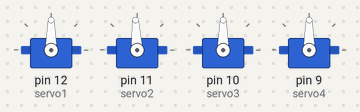
A sketch run on a simulated Arduino Uno, built with avr-gcc and run on an emulated ATmega328P. Parts: 4 × servo.

Above: at 0.1 s.
At 1.16 s:
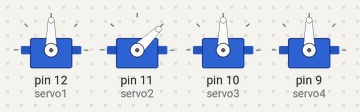
At 2.07 s:
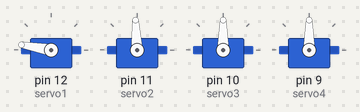
At 2.8 s:
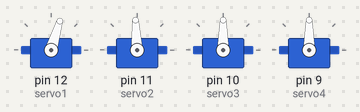
At 3.4 s:
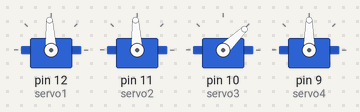
At 4.32 s:
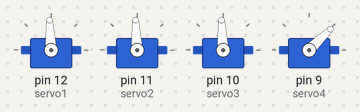
Timing chart, 0 to 6.6 s (numbered marks = the images above):
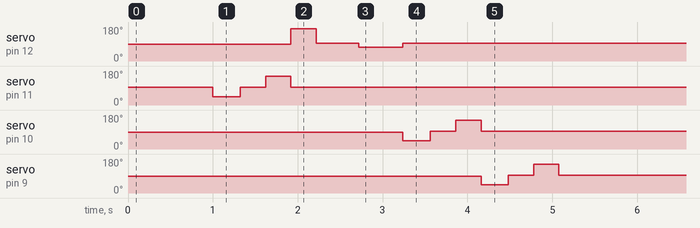

Measured:
- by itself, servo on pin 12 (servo1): 90° → 170° at 1.9 s, → 93° 0.30 s later, → 73° 0.50 s later, → 93° 0.52 s later
- by itself, servo on pin 11 (servo2): 93° → 44° at 1.0 s, → 93° 0.32 s later, → 151° 0.30 s later, → 93° 0.30 s later
- by itself, servo on pin 10 (servo3): 90° → 44° at 3.2 s, → 93° 0.32 s later, → 151° 0.30 s later, → 93° 0.30 s later
- by itself, servo on pin 9 (servo4): 90° → 44° at 4.2 s, → 93° 0.32 s later, → 151° 0.30 s later, → 93° 0.30 s later

The sketch:

lockcode.ino
```cpp
#include <Servo.h>

Servo servo1,servo2,servo3,servo4;
int count = 0;

void setup()
{
  servo1.attach(12);
  servo2.attach(11);
  servo3.attach(10);
  servo4.attach(9);

}

void loop() {

    if (count==0){
    servo2.writeMicroseconds(1500);
  delay(1000);
   servo2.writeMicroseconds(1000);
  delay(320);
  servo2.writeMicroseconds(1500);
  delay(300);
 servo2.writeMicroseconds(2100); //left green motor
  delay(300);
  servo2.writeMicroseconds(1500);


  servo1.writeMicroseconds(2300);
  delay(300);
  servo1.writeMicroseconds(1500);
  delay(500);
  servo1.writeMicroseconds(1300); //right motor red
  delay(520);
  servo1.writeMicroseconds(1500);


  servo3.writeMicroseconds(1000); // botton left red motor
  delay(320);
  servo3.writeMicroseconds(1500);
  delay(300);
 servo3.writeMicroseconds(2100);
  delay(300);
  servo3.writeMicroseconds(1500);


  servo4.writeMicroseconds(1000); // botton left green motor
  delay(320);
  servo4.writeMicroseconds(1500);
  delay(300);
 servo4.writeMicroseconds(2100);
  delay(295);
  servo4.writeMicroseconds(1500);


  count++;
    }
 else{
    servo2.writeMicroseconds(1500);
    servo1.writeMicroseconds(1500);
    servo3.writeMicroseconds(1500);
    servo4.writeMicroseconds(1500);
  delay(3000);
  }
}
```
